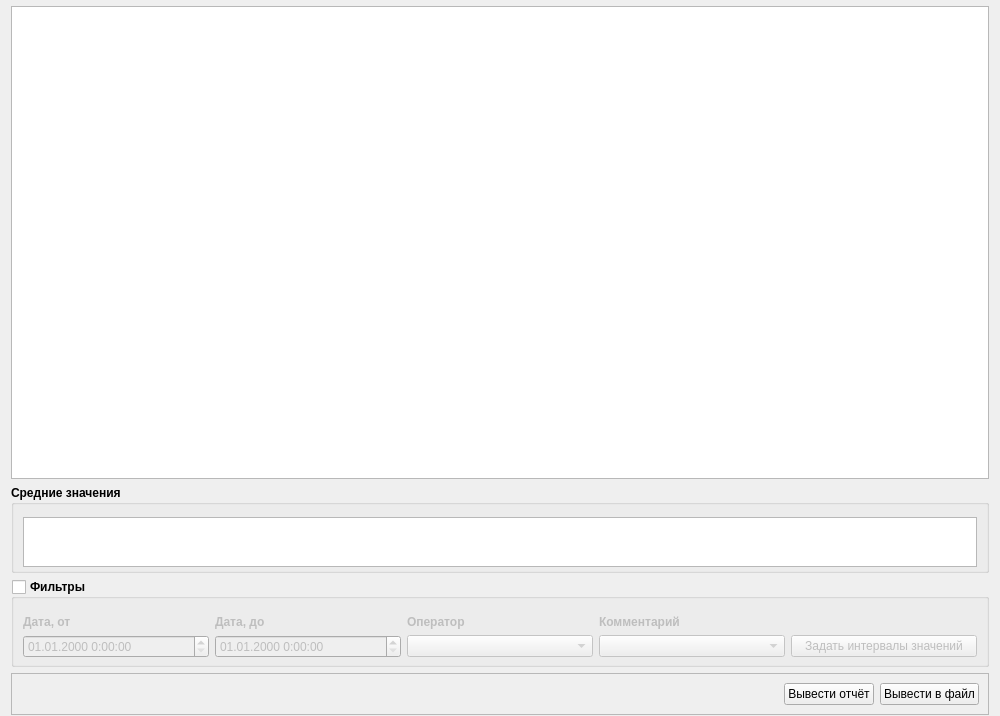
<?xml version="1.0" encoding="UTF-8"?>
<ui version="4.0">
 <class>SensorTableWindow</class>
 <widget class="QWidget" name="SensorTableWindow">
  <property name="geometry">
   <rect>
    <x>0</x>
    <y>0</y>
    <width>1000</width>
    <height>716</height>
   </rect>
  </property>
  <property name="minimumSize">
   <size>
    <width>1000</width>
    <height>0</height>
   </size>
  </property>
  <property name="windowTitle">
   <string>Просмотр</string>
  </property>
  <layout class="QGridLayout" name="gridLayout_2">
   <property name="topMargin">
    <number>6</number>
   </property>
   <property name="bottomMargin">
    <number>1</number>
   </property>
   <item row="0" column="0">
    <widget class="QTableView" name="genTableView">
     <property name="verticalScrollBarPolicy">
      <enum>Qt::ScrollBarAsNeeded</enum>
     </property>
     <property name="horizontalScrollBarPolicy">
      <enum>Qt::ScrollBarAsNeeded</enum>
     </property>
     <property name="editTriggers">
      <set>QAbstractItemView::NoEditTriggers</set>
     </property>
    </widget>
   </item>
   <item row="1" column="0">
    <widget class="QGroupBox" name="groupBox_2">
     <property name="font">
      <font>
       <weight>75</weight>
       <bold>true</bold>
      </font>
     </property>
     <property name="title">
      <string>Средние значения</string>
     </property>
     <layout class="QGridLayout" name="gridLayout_3">
      <property name="topMargin">
       <number>12</number>
      </property>
      <property name="bottomMargin">
       <number>3</number>
      </property>
      <item row="0" column="11">
       <widget class="QTableView" name="avgTableView">
        <property name="sizePolicy">
         <sizepolicy hsizetype="Expanding" vsizetype="Fixed">
          <horstretch>0</horstretch>
          <verstretch>0</verstretch>
         </sizepolicy>
        </property>
        <property name="maximumSize">
         <size>
          <width>16777215</width>
          <height>50</height>
         </size>
        </property>
        <property name="verticalScrollBarPolicy">
         <enum>Qt::ScrollBarAlwaysOff</enum>
        </property>
        <property name="horizontalScrollBarPolicy">
         <enum>Qt::ScrollBarAlwaysOff</enum>
        </property>
        <property name="editTriggers">
         <set>QAbstractItemView::NoEditTriggers</set>
        </property>
        <property name="tabKeyNavigation">
         <bool>true</bool>
        </property>
       </widget>
      </item>
     </layout>
    </widget>
   </item>
   <item row="2" column="0">
    <widget class="QGroupBox" name="groupBox">
     <property name="font">
      <font>
       <weight>75</weight>
       <bold>true</bold>
      </font>
     </property>
     <property name="title">
      <string>Фильтры</string>
     </property>
     <property name="flat">
      <bool>false</bool>
     </property>
     <property name="checkable">
      <bool>true</bool>
     </property>
     <property name="checked">
      <bool>false</bool>
     </property>
     <layout class="QGridLayout" name="gridLayout">
      <property name="topMargin">
       <number>16</number>
      </property>
      <property name="bottomMargin">
       <number>6</number>
      </property>
      <item row="0" column="1">
       <widget class="QLabel" name="label_2">
        <property name="font">
         <font>
          <weight>75</weight>
          <bold>true</bold>
         </font>
        </property>
        <property name="text">
         <string>Дата, до</string>
        </property>
       </widget>
      </item>
      <item row="0" column="2">
       <widget class="QLabel" name="label_3">
        <property name="font">
         <font>
          <weight>75</weight>
          <bold>true</bold>
         </font>
        </property>
        <property name="text">
         <string>Оператор</string>
        </property>
       </widget>
      </item>
      <item row="1" column="2">
       <widget class="QComboBox" name="comboBox">
        <property name="font">
         <font>
          <weight>50</weight>
          <bold>false</bold>
         </font>
        </property>
       </widget>
      </item>
      <item row="0" column="0">
       <widget class="QLabel" name="label">
        <property name="font">
         <font>
          <weight>75</weight>
          <bold>true</bold>
         </font>
        </property>
        <property name="text">
         <string>Дата, от</string>
        </property>
       </widget>
      </item>
      <item row="1" column="1">
       <widget class="QDateTimeEdit" name="dateTimeEdit_2">
        <property name="font">
         <font>
          <weight>50</weight>
          <bold>false</bold>
         </font>
        </property>
        <property name="displayFormat">
         <string>dd.MM.yyyy H:mm:ss</string>
        </property>
       </widget>
      </item>
      <item row="1" column="0">
       <widget class="QDateTimeEdit" name="dateTimeEdit">
        <property name="font">
         <font>
          <weight>50</weight>
          <bold>false</bold>
         </font>
        </property>
        <property name="displayFormat">
         <string>dd.MM.yyyy H:mm:ss</string>
        </property>
       </widget>
      </item>
      <item row="1" column="4">
       <widget class="QPushButton" name="pushButton">
        <property name="font">
         <font>
          <weight>50</weight>
          <bold>false</bold>
         </font>
        </property>
        <property name="text">
         <string>Задать интервалы значений</string>
        </property>
       </widget>
      </item>
      <item row="0" column="3">
       <widget class="QLabel" name="label_4">
        <property name="font">
         <font>
          <weight>75</weight>
          <bold>true</bold>
         </font>
        </property>
        <property name="text">
         <string>Комментарий</string>
        </property>
       </widget>
      </item>
      <item row="1" column="3">
       <widget class="QComboBox" name="comboBox_2"/>
      </item>
     </layout>
    </widget>
   </item>
   <item row="4" column="0">
    <widget class="QFrame" name="frame">
     <property name="frameShape">
      <enum>QFrame::StyledPanel</enum>
     </property>
     <property name="frameShadow">
      <enum>QFrame::Raised</enum>
     </property>
     <layout class="QGridLayout" name="gridLayout_4">
      <item row="1" column="2" alignment="Qt::AlignRight">
       <widget class="QPushButton" name="toReportPushButton">
        <property name="text">
         <string>Вывести отчёт</string>
        </property>
       </widget>
      </item>
      <item row="1" column="3" alignment="Qt::AlignRight">
       <widget class="QPushButton" name="toFilePushButton">
        <property name="text">
         <string>Вывести в файл</string>
        </property>
       </widget>
      </item>
      <item row="1" column="1">
       <spacer name="horizontalSpacer">
        <property name="orientation">
         <enum>Qt::Horizontal</enum>
        </property>
        <property name="sizeHint" stdset="0">
         <size>
          <width>40</width>
          <height>20</height>
         </size>
        </property>
       </spacer>
      </item>
     </layout>
    </widget>
   </item>
  </layout>
 </widget>
 <resources/>
 <connections/>
</ui>
